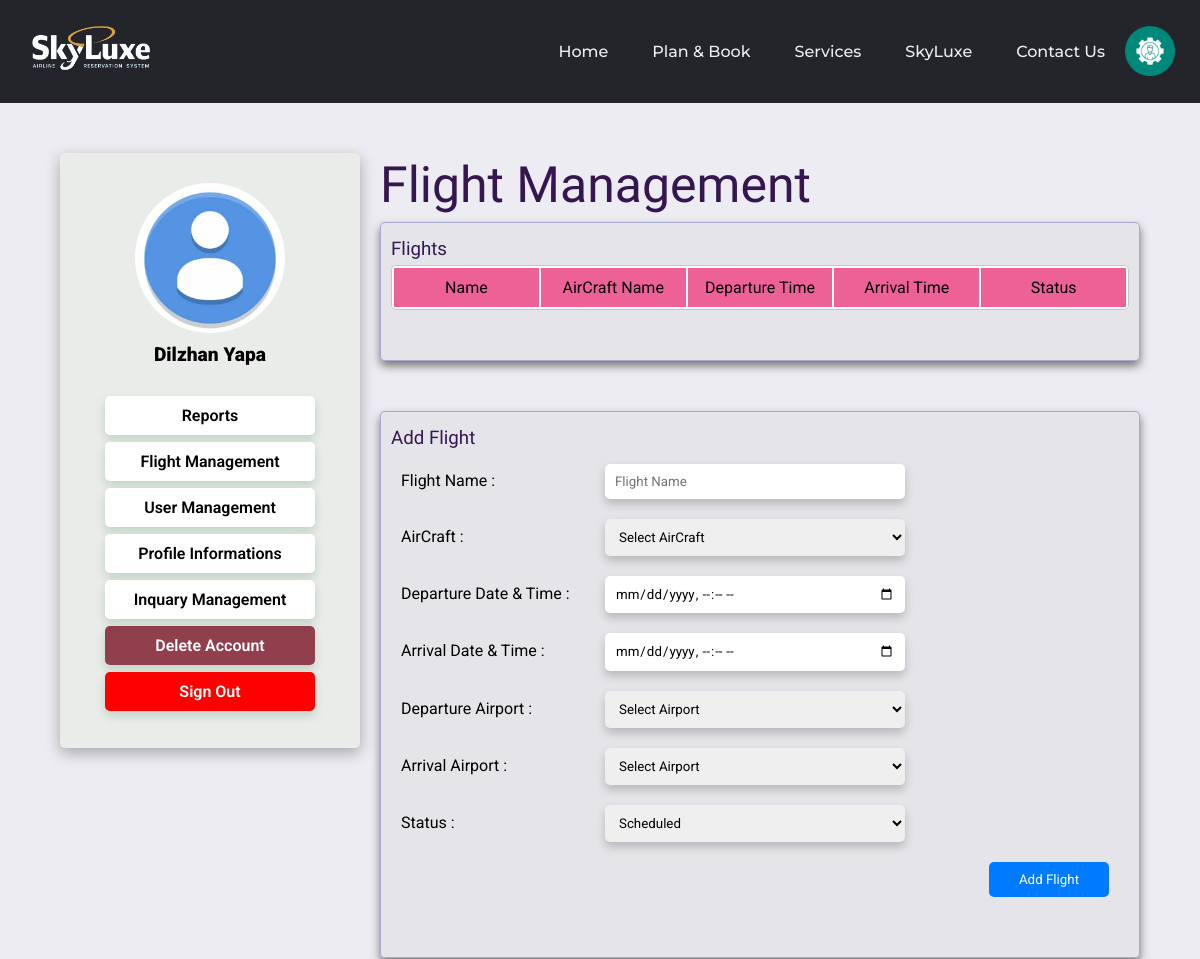
The app's page /Pages/flightManagement.php (signed in, upper part), older data.
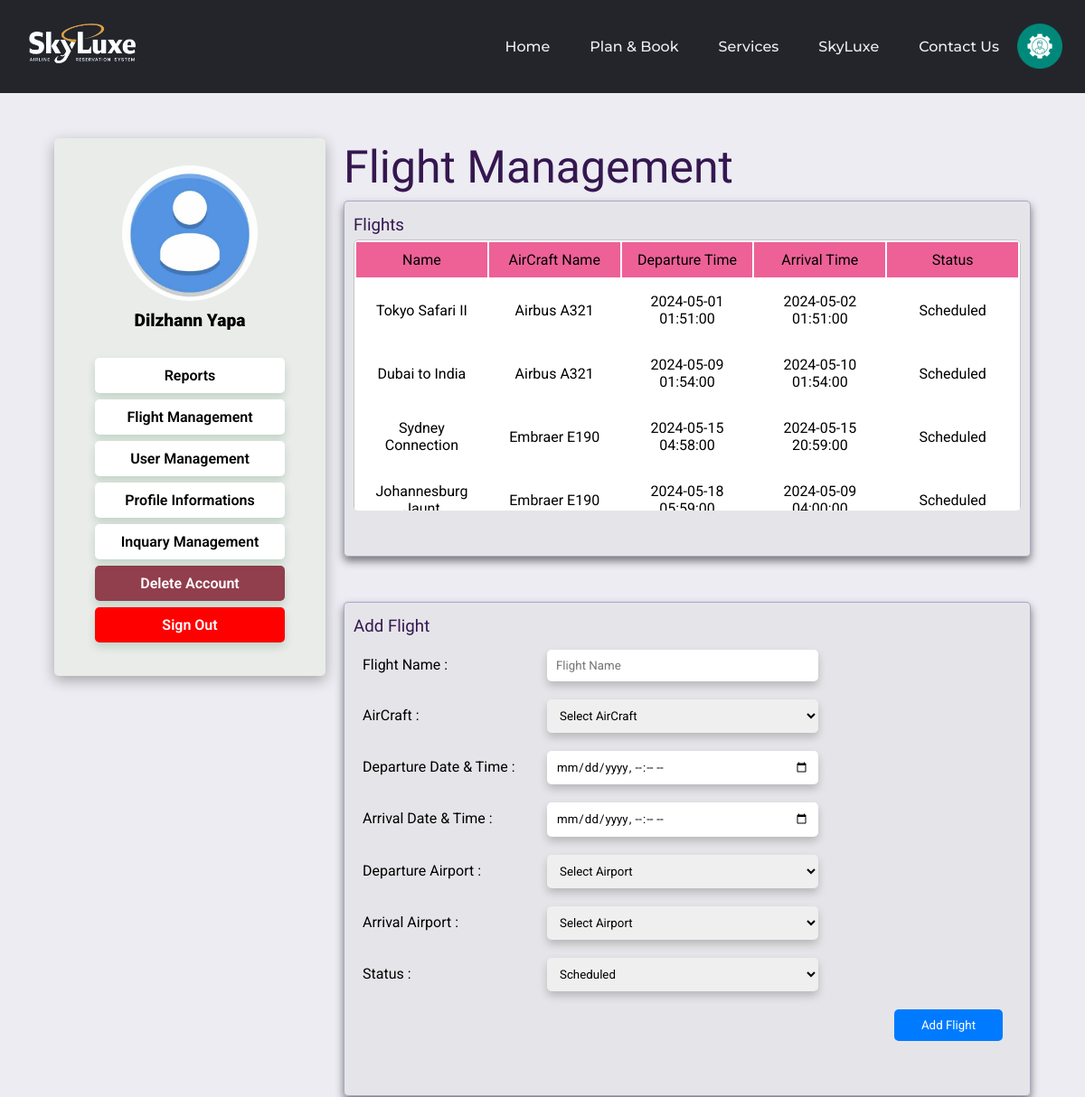
The same page, newer data.
### tables this page shows
CREATE TABLE `flight` (
  `Flight_ID` int(11) NOT NULL,
  `Name` varchar(100) NOT NULL,
  `Departure_DateTime` datetime NOT NULL,
  `Arrival_DateTime` datetime NOT NULL,
  `Status` varchar(30) NOT NULL,
  `Aircraft_ID` int(11) NOT NULL,
  `Departure_Airport_ID` int(11) NOT NULL,
  `Arrival_Airport_ID` int(11) NOT NULL,
  `Price` int(11) DEFAULT NULL
);

CREATE TABLE `aircraft` (
  `AirCraft_ID` int(11) NOT NULL,
  `Type` varchar(50) NOT NULL,
  `Manufacturer` varchar(50) NOT NULL,
  `Model` varchar(50) NOT NULL,
  `Total_of_Seats` int(11) NOT NULL
);

### Pages/flightManagement.php (shortened to what the changed rows need)
<!DOCTYPE html>
<html lang="en">
    <head>
        <link rel="stylesheet" type="text/css" href="../styles/generalStyle.css">
        <link rel="stylesheet" type="text/css" href="../styles/dashboard.css">
        <?php
            include "../config/header.php";
        ?>
    </head>
    <body>
        <div class="body-content">
            <div class="userDashboardMenu">
                <div class="user">
                    <div class="userName">
                        <span><?php echo $_SESSION['fname']." ".$_SESSION['lname']; ?></span>
                    </div>
                </div>
            </div>
            <div class="content">
                <h1 class="headding">Flight Management</h1>
                <div class="flightDetailsContainer">
                    <div class="flightListWrapper">
                        <div class="flightList">
                            <table>
                                <tr>
                                    <th>
                                        Name
                                    </th>
                                    <th>
                                        AirCraft Name
                                    </th>
                                    <th>
                                        Departure Time
                                    </th>
                                    <th>
                                        Arrival Time
                                    </th>
                                    <th>
                                        Status
                                    </th>
                                </tr>
                                <?php include '../Process/getFlightDetails.php'; ?>
                            </table>
                        </div>
                    </div>
                </div>
            </div>
        </div>
    <?php include "../config/footer.php" ?>
    </body>
</html>

### Process/getFlightDetails.php (shortened to what the changed rows need)
<?php
    include("../config/dbConn.php");
    $sql = "SELECT
                f.Flight_ID AS 'flightID',
                f.Name AS 'Flight Name',
                a.Type AS 'Aircraft Name',
                f.Departure_DateTime AS 'Departure Date and Time',
                f.Arrival_DateTime AS 'Arrival Date and Time',
                dep.Airport_Name AS 'Departure Airport',
                arr.Airport_Name AS 'Arrival Airport',
                f.Status AS 'Status'
            FROM
                flight f
            INNER JOIN
                aircraft a ON f.Aircraft_ID = a.AirCraft_ID
            INNER JOIN
                airport dep ON f.Departure_Airport_ID = dep.Airport_ID
            INNER JOIN
                airport arr ON f.Arrival_Airport_ID = arr.Airport_ID
            ORDER BY f.Departure_DateTime;";
        $result = mysqli_query($conn,$sql);
        $row_index = 0;
        if ($result->num_rows > 0) {
            while ($row = $result->fetch_assoc()) {
                echo "<tr class=\"flightID\" onclick=\"openPopup('viewFlight',".$row_index.")\">
                        <td>
                            <label for=\"flightID\">". $row['Flight Name'] ."</label>
                        </td>
                        <td>
                            <label for=\"flightID\">". $row['Aircraft Name'] ." </label>
                        </td>
                        <td>
                            <label for=\"flightID\">". $row['Departure Date and Time'] ." </label>
                        </td>
                        <td>
                            <label for=\"flightID\">". $row['Arrival Date and Time'] ." </label>
                        </td>
                        <td>
                            <label for=\"flightID\">". $row['Status'] ." </label>
                        </td>
                    </tr>";
                $row_index++;
            }
        }
?>

Row changes from the older to the newer data that the page shows:
added flight: Name "Tokyo Safari II", Aircraft_ID.Type "Airbus A321", Departure_DateTime "2024-05-01 01:51:00", Arrival_DateTime "2024-05-02 01:51:00", Status "Scheduled"
added flight: Name "Dubai to India", Aircraft_ID.Type "Airbus A321", Departure_DateTime "2024-05-09 01:54:00", Arrival_DateTime "2024-05-10 01:54:00", Status "Scheduled"
added flight: Name "Sydney Connection", Aircraft_ID.Type "Embraer E190", Departure_DateTime "2024-05-15 04:58:00", Arrival_DateTime "2024-05-15 20:59:00", Status "Scheduled"
added flight: Name "Johannesburg…", Aircraft_ID.Type "Embraer E190", Departure_DateTime "2024-05-18…", Arrival_DateTime "2024-05-09…", Status "Scheduled"
Text that changed along with them:
$_SESSION['fname']: "Dilzhan" → "Dilzhann"
